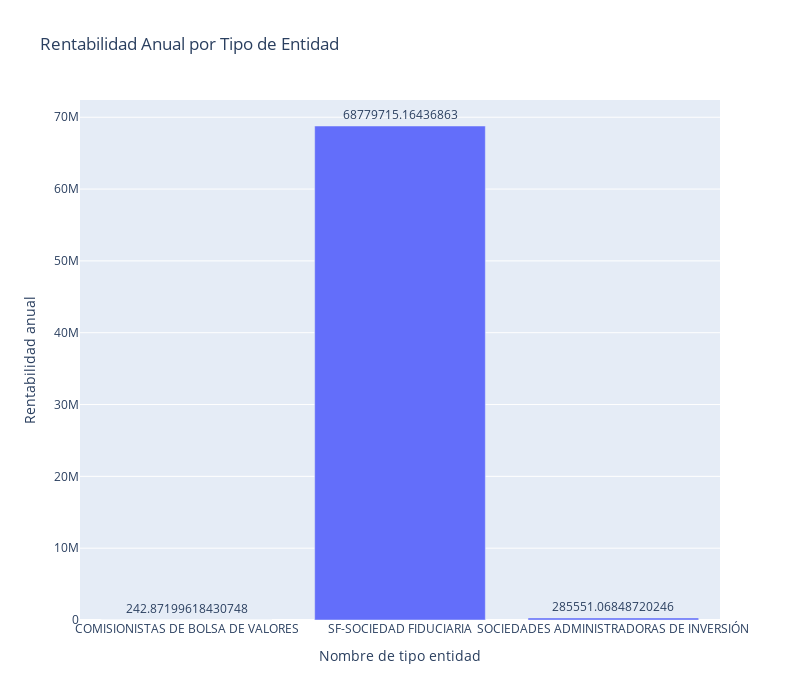

Write notebook code for a chart like this one.
### Markdown cell above
- Grafica de barras ver la rentabilidad anual acorde al tipo de entidad

### Code cell
resultado = df_FondosInversion_colectiva.groupby('NOMBRE_TIPO_ENTIDAD')['RENTABILIDAD_ANUAL'].mean().reset_index()


# Crear el gráfico de barras y mostrar la frecuencia encima de cada barra
fig = px.bar(x=resultado['NOMBRE_TIPO_ENTIDAD'], 
             y=resultado['RENTABILIDAD_ANUAL'],
             labels={'x':'Nombre de tipo entidad', 'y':'Rentabilidad anual'},
             title='Rentabilidad Anual por Tipo de Entidad',
             text=resultado['RENTABILIDAD_ANUAL']  # Mostrar la frecuencia encima de las barras
            )

fig.update_layout(height=700, width=800)

# Ajustar el formato del texto encima de las barras
fig.update_traces(textposition='outside')  # Colocar las etiquetas fuera de las barras

# Mostrar gráfico
fig.show()

### Figure 1 — Plotly figure (JSON) as saved in the notebook; plotly's stock layout.template omitted (floating-point values rounded to 4 significant figures)
{"data": [{"alignmentgroup": "True", "hovertemplate": "Nombre de tipo entidad=%{x}<br>Rentabilidad anual=%{y}<br>text=%{text}<extra></extra>", "legendgroup": "", "marker": {"color": "#636efa", "pattern": {"shape": ""}}, "name": "", "offsetgroup": "", "orientation": "v", "showlegend": false, "text": [242.9, 68780000.0, 285600.0], "textposition": "outside", "type": "bar", "x": ["COMISIONISTAS DE BOLSA DE VALORES", "SF-SOCIEDAD FIDUCIARIA", "SOCIEDADES ADMINISTRADORAS DE INVERSIÓN"], "xaxis": "x", "y": [242.9, 68780000.0, 285600.0], "yaxis": "y"}], "layout": {"barmode": "relative", "height": 700, "legend": {"tracegroupgap": 0}, "title": {"text": "Rentabilidad Anual por Tipo de Entidad"}, "width": 800, "xaxis": {"anchor": "y", "domain": [0, 1], "title": {"text": "Nombre de tipo entidad"}}, "yaxis": {"anchor": "x", "domain": [0, 1], "title": {"text": "Rentabilidad anual"}}}}
